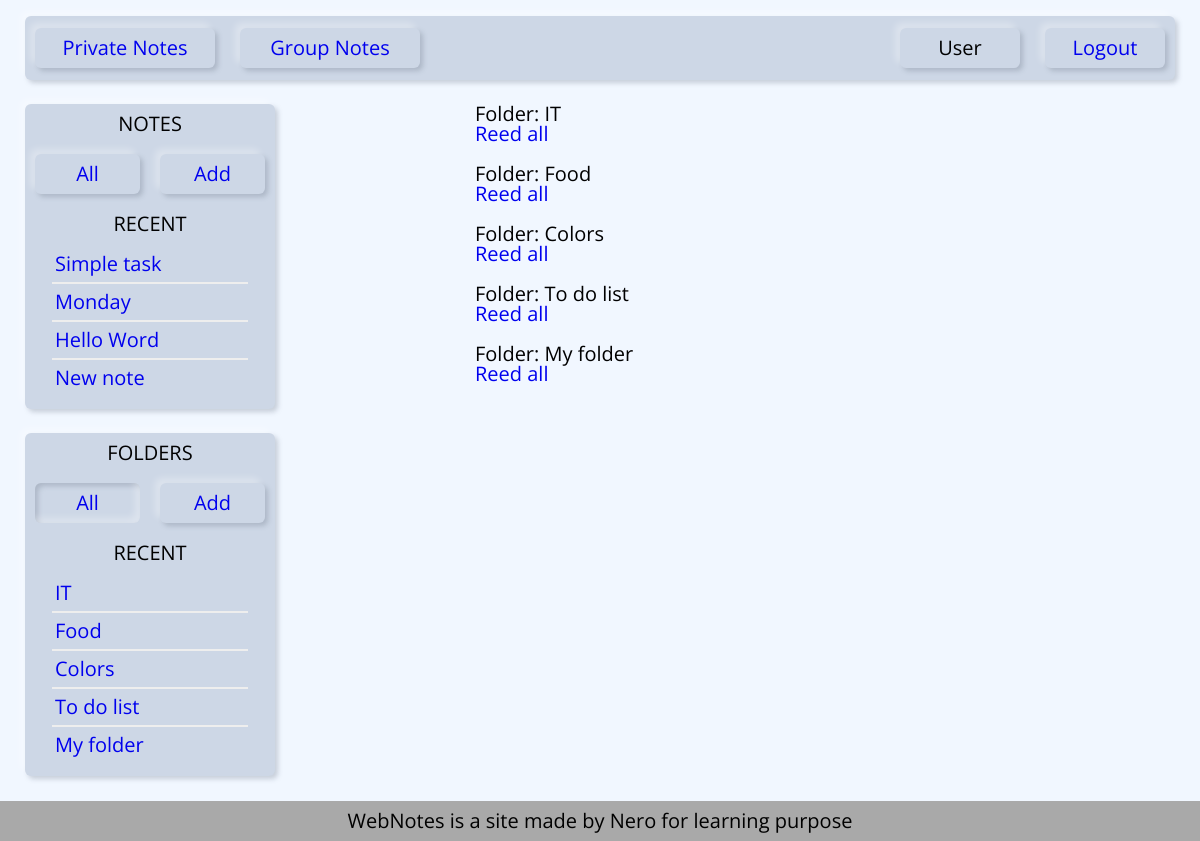
Screenshot of /private_folders/ (signed in) with the database file from the repository.
### notes/models.py (models this page shows, shortened)
class Note(models.Model):
    title = models.CharField(max_length=50)
    slug = models.SlugField(max_length=255, db_index=True)
    content = models.TextField()
    icon = models.ImageField(upload_to='photos/%Y/%m/%d/', blank=True)
    time_created = models.DateTimeField(auto_now_add=True)
    time_updated = models.DateTimeField(auto_now=True)
    user = models.ForeignKey(User, on_delete=models.PROTECT)
    folder = models.ForeignKey('Folder', on_delete=models.CASCADE, blank=True, null=True)
    def __str__(self):
        return self.title
    def get_url(self, template):
        return reverse(template, kwargs={'username': self.user.username, 'note_slug': self.slug})
    def get_absolute_url(self):
        return self.get_url('show_note')
    class Meta:
        ordering = ['-time_updated']

class Folder(models.Model):
    title = models.CharField(max_length=50)
    slug = models.SlugField(max_length=255, db_index=True)
    user = models.ForeignKey(User, on_delete=models.PROTECT)
    time_created = models.DateTimeField(auto_now_add=True)
    time_updated = models.DateTimeField(auto_now=True)
    def __str__(self):
        return self.title
    def get_absolute_url(self):
        return reverse('show_folder', kwargs={'username': self.user.username, 'folder_slug': self.slug})
    class Meta:
        ordering = ['-time_updated']

### notes/views.py (the view)
# urls.py: path('private_folders/', AllFolders.as_view(), name='all_folders'),
class AllFolders(LoginRequiredMixin, DataMixin, ListView):
    model = Folder
    template_name = 'notes/all_folders.html'
    context_object_name = 'folders'
    def get_context_data(self, *, object_list=None, **kwargs):
        context = super().get_context_data(**kwargs)
        c_def = self.get_user_context(title='All Folders', selected='all_folders')
        return dict(list(context.items()) + list(c_def.items()))
    def get_queryset(self):
        return Folder.objects.filter(user__username=self.request.user).select_related('user')

### notes/utils.py (called while the page is built)
    @staticmethod
    def get_sidebar_manu(context_item, sidebar_menu):
        m = sidebar_menu.copy()
        if len(context_item) == 0:
            m.pop(0)
        return m

    def get_user_context(self, **kwargs):
        context = kwargs
        context['menu'] = menu
        self.kwargs['username'] = self.request.user
        context['sidebar_notes'] = Note.objects.filter(user__username=
                                                       self.kwargs['username']).select_related('user')[:5]
        context['sidebar_folders'] = Folder.objects.filter(user__username=
                                                           self.kwargs['username']).select_related('user')[:5]
        context['sidebar_notes_menu'] = self.get_sidebar_manu(context['sidebar_notes'], sidebar_notes_menu)
        context['sidebar_folder_menu'] = self.get_sidebar_manu(context['sidebar_folders'], sidebar_folder_menu)
        return context

### notes/templates/notes/all_folders.html
{% extends 'notes/private_notes.html' %}
{% block content %}
    <div class="container-notes">
        {% for folder in folders %}
            <div>
                <p>Folder: {{ folder }}</p>
                <p><a href="{{ folder.get_absolute_url }}">Reed all</a></p>
                <br>
            </div>
        {% endfor %}
    </div>
{% endblock %}

### notes/templates/notes/private_notes.html (shortened to what this page needs)
{% extends 'notes/base.html' %}
{% block sidebar %}
    <aside class="container-sidebar">
            <ul class="sidebar">
                <li class="sidebar-text">notes</li>
                <li class="sidebar-wrapper">
                    {% for m in sidebar_notes_menu %}
                        {% if selected == m.url_name %}
                            <a href="{% url m.url_name %}" class="item sidebar-item selected">{{ m.name }}</a>
                        {% else %}
                            <a href="{% url m.url_name %}" class="item sidebar-item not-selected">{{ m.name }}</a>
                        {% endif %}
                    {% endfor %}
                </li>
                {% if sidebar_notes|length > 0 %}
                    <li class="sidebar-text">recent</li>
                {% endif %}
                {% for n in sidebar_notes %}
                    {% if n.pk == note_selected %}
                        <li class="sidebar-list">{{ n|truncatechars:19 }}</li>
                    {% else %}
                        <li class="sidebar-list"><a href="{{ n.get_absolute_url }}">{{ n|truncatechars:19 }}</a></li>
                    {% endif %}
                    <hr class="sidebar-list-separator">
                {% endfor %}
            </ul>
            <ul class="sidebar">
                <li class="sidebar-text">folders</li>
                <li class="sidebar-wrapper">
                    {% for m in sidebar_folder_menu %}
                        {% if selected == m.url_name %}
                            <a href="{% url m.url_name %}" class="item sidebar-item selected">{{ m.name }}</a>
                        {% else %}
                            <a href="{% url m.url_name %}" class="item sidebar-item not-selected">{{ m.name }}</a>
                        {% endif %}
                    {% endfor %}
                </li>
                {% if sidebar_folders|length > 0 %}
                    <li class="sidebar-text">recent</li>
                {% endif %}
                {% for f in sidebar_folders %}
                    {% if folder_link %}
                        <li class="sidebar-list"><a href="{{ f.get_absolute_url }}">{{ f|truncatechars:19 }}</a></li>
                    {% elif f.pk == folder_selected %}
                        <li class="sidebar-list">{{ f|truncatechars:19 }}</li>
                    {% else %}
                        <li class="sidebar-list"><a href="{{ f.get_absolute_url }}">{{ f|truncatechars:19 }}</a></li>
                    {% endif %}
                    <hr class="sidebar-list-separator">
                {% endfor %}
            </ul>
    </aside>
{% endblock %}

### notes/templates/notes/base.html (shortened to what this page needs)
{% load static %}
<!DOCTYPE html>
<html lang="en">
<head>
    <link href="{% static 'notes/css/styles.css' %}" rel="stylesheet">
</head>
<body>
{% block header %}
<header class="container-header">
    <nav>
        <ul>
            {% if request.user.is_authenticated %}
                {% for m in menu %}
                    <li class="item nav-item not-selected"><a href="{% url m.url_name %}">{{ m.title }}</a></li>
                {% endfor %}
            {% else %}
                <li  class="item nav-item not-selected">WebNotes</li>
            {% endif %}
        </ul>
        <ul>
            {% if request.user.is_authenticated %}
                <li  class="item nav-item-user not-selected">{{ user.username.capitalize }}</li>
                <li  class="item nav-item-user not-selected"><a href="{% url 'logout' %}">Logout</a></li>
            {% else %}
                <li  class="item nav-item-user not-selected"><a href="{% url 'login' %}">Login</a></li>
                <li  class="item nav-item-user not-selected"><a href="{% url 'sign_in' %}">Sign in</a></li>
            {% endif %}
        </ul>
    </nav>
</header>
{% endblock %}
<div class="container-main">
    {% block sidebar %}{% endblock %}
        <div class="container-content-pagination">
            <div class="container-content">
                {% block content %}{% endblock %}
            </div>
        </div>
</div>
<footer>
    <span>WebNotes is a site made by Nero for learning purpose</span>
</footer>
</body>
</html>

### notes/static/notes/css/styles.css (style rules this page uses)
* { box-sizing: border-box; margin: 0; padding: 0; font-size: 20px; line-height: 1; font-family: 'Open Sans', sans-serif; }
body { background: #f1f7ff; }
a { text-decoration: none; }
.container-header { height: 8vh; margin: 2vh 25px 0 25px; padding: 0 10px; }
.container-main { min-height: 85vh; display: flex; }
.container-sidebar { width: 250px; min-width: 250px; margin: 3vh 0 25px 25px; }
.container-content-pagination { width: 100%; display: flex; flex-direction: column; justify-content: space-between; }
.container-content { padding: 3vh 200px 3vh 200px; display: flex; flex-direction: column; }
.pagination, .sidebar, header, .wrapper-content, .wrapper-note { background: #cdd7e6; border-radius: 6px; box-shadow: -5px -5px 7px #ffffff50, 3px 3px 5px rgba(94, 104, 121, 0.288); }
.item { background: #cdd7e6; border-radius: 6px; flex: 1; }
.not-selected { box-shadow: -5px -5px 7px #ffffff50, 3px 3px 5px rgba(94, 104, 121, 0.288); }
.selected { box-shadow: inset -5px -5px 7px #ffffff50, inset 3px 3px 5px rgba(94, 104, 121, 0.288); }
header nav { height: 100%; display: flex; justify-content: space-between; align-items: center; }
header ul { height: 100%; display: flex; align-items: center; text-align: center; }
header li { list-style: none; }
.nav-item { width: 180px; margin-right: 25px; padding: 10px; }
.nav-item-user { width: 120px; margin-left: 25px; padding: 10px; list-style: none; }
.sidebar { width: 100%; padding: 10px; display: flex; flex-direction: column; align-items: center; text-align: center; }
.sidebar:first-child { margin-bottom: 3vh; }
.sidebar-text { margin-bottom: 15px; text-transform: uppercase; }
.sidebar-wrapper { width: 100%; display: flex; align-items: center; text-align: center; }
.sidebar li { list-style-type: none; }
.sidebar-item { width: 100%; padding: 10px 0 10px 0; margin: 5px 0 20px 0; }
.sidebar-wrapper .sidebar-item:not(:only-child):first-child { margin-right: 20px; }
.sidebar-list { padding: 5px 20px; align-self: start; }
.sidebar-list-separator { width: 85%; margin: 3px; border: 1px solid #eee; }
footer { width: 100%; height: 5%; min-height: 5vh; position: relative; bottom: 0; display: flex; justify-content: center; align-items: center; background: darkgrey; }

### rows the page displays
Note: title "Simple task"
Note: title "Monday"
Note: title "Hello Word"
Note: title "New note"
Folder: title "IT"
Folder: title "Food"
Folder: title "Colors"
Folder: title "To do list"
Folder: title "My folder"

### other values shown
{{ m.title }} "Private Notes" "Group Notes"
{{ user.username.capitalize }} "User"
{{ m.name }} "All" "Add"
{{ m.name }} "All"
{{ m.name }} "Add"
